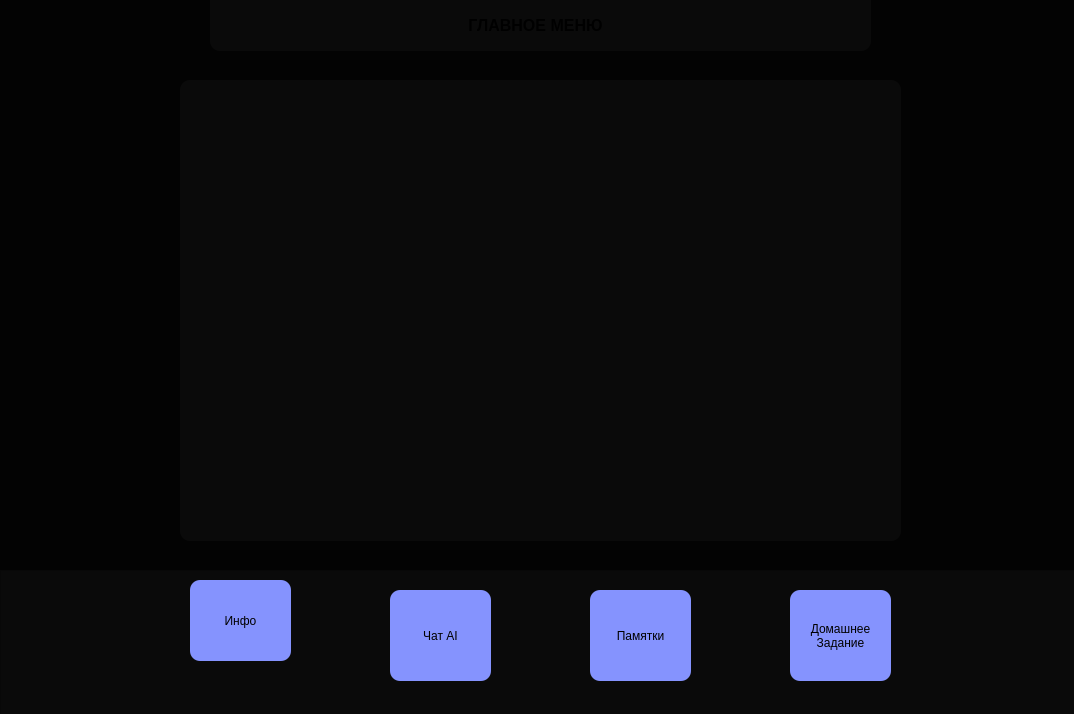
<?xml version="1.0" encoding="UTF-8"?>
<ui version="4.0">
 <class>InfoWindow</class>
 <widget class="QMainWindow" name="InfoWindow">
  <property name="geometry">
   <rect>
    <x>0</x>
    <y>0</y>
    <width>1074</width>
    <height>714</height>
   </rect>
  </property>
  <property name="minimumSize">
   <size>
    <width>1074</width>
    <height>714</height>
   </size>
  </property>
  <property name="maximumSize">
   <size>
    <width>1074</width>
    <height>714</height>
   </size>
  </property>
  <property name="windowTitle">
   <string>SHelper</string>
  </property>
  <property name="windowIcon">
   <iconset resource="../qr/shelper.qrc">
    <normaloff>:/icons/C:/Users/user/Downloads/вариантиконки1-_1_.ico</normaloff>:/icons/C:/Users/user/Downloads/вариантиконки1-_1_.ico</iconset>
  </property>
  <property name="styleSheet">
   <string notr="true">background-color: #030303;</string>
  </property>
  <widget class="QWidget" name="centralwidget">
   <widget class="QFrame" name="frame">
    <property name="geometry">
     <rect>
      <x>0</x>
      <y>570</y>
      <width>1081</width>
      <height>151</height>
     </rect>
    </property>
    <property name="styleSheet">
     <string notr="true">background-color: #0a0a0a;</string>
    </property>
    <property name="frameShape">
     <enum>QFrame::Shape::StyledPanel</enum>
    </property>
    <property name="frameShadow">
     <enum>QFrame::Shadow::Raised</enum>
    </property>
    <widget class="QPushButton" name="infoButton">
     <property name="geometry">
      <rect>
       <x>190</x>
       <y>10</y>
       <width>101</width>
       <height>81</height>
      </rect>
     </property>
     <property name="styleSheet">
      <string notr="true">QPushButton{
	border:3px;
	border-radius:10px;
	background: #8593fe;
	font: 700 12pt &quot;Arial&quot;;
}
QPushButton:pressed{
	border:3px;
	border-radius:10px;
	background-color: #5c66b1;
	font: 700 12pt &quot;Arial&quot;;
}</string>
     </property>
     <property name="text">
      <string>Инфо</string>
     </property>
    </widget>
    <widget class="QPushButton" name="aiButton">
     <property name="geometry">
      <rect>
       <x>390</x>
       <y>20</y>
       <width>101</width>
       <height>91</height>
      </rect>
     </property>
     <property name="styleSheet">
      <string notr="true">QPushButton{
	border:3px;
	border-radius:10px;
	background: #8593fe;
	font: 700 12pt &quot;Arial&quot;;
	margin-top: 0;
}
QPushButton:hover{
	margin-top: 5px;
}
QPushButton:pressed{
	border:3px;
	border-radius:10px;
	background-color: #5c66b1;
	font: 700 12pt &quot;Arial&quot;;
}</string>
     </property>
     <property name="text">
      <string>Чат AI</string>
     </property>
    </widget>
    <widget class="QPushButton" name="memoButton">
     <property name="geometry">
      <rect>
       <x>590</x>
       <y>20</y>
       <width>101</width>
       <height>91</height>
      </rect>
     </property>
     <property name="styleSheet">
      <string notr="true">QPushButton{
	border:3px;
	border-radius:10px;
	background: #8593fe;
	font: 700 12pt &quot;Arial&quot;;
	margin-top: 0;
}
QPushButton:hover{
	margin-top: 5px;
}
QPushButton:pressed{
	border:3px;
	border-radius:10px;
	background-color: #5c66b1;
	font: 700 12pt &quot;Arial&quot;;
}</string>
     </property>
     <property name="text">
      <string>Памятки</string>
     </property>
    </widget>
    <widget class="QPushButton" name="homeworkButton">
     <property name="geometry">
      <rect>
       <x>790</x>
       <y>20</y>
       <width>101</width>
       <height>91</height>
      </rect>
     </property>
     <property name="styleSheet">
      <string notr="true">QPushButton{
	border:3px;
	border-radius:10px;
	background: #8593fe;
	font: 700 12pt &quot;Arial&quot;;
	margin-top: 0;
}
QPushButton:hover{
	margin-top: 5px;
}
QPushButton:pressed{
	border:3px;
	border-radius:10px;
	background-color: #5c66b1;
	font: 700 12pt &quot;Arial&quot;;
}</string>
     </property>
     <property name="text">
      <string>Домашнее
Задание</string>
     </property>
    </widget>
   </widget>
   <widget class="QFrame" name="frame_2">
    <property name="geometry">
     <rect>
      <x>210</x>
      <y>-10</y>
      <width>661</width>
      <height>61</height>
     </rect>
    </property>
    <property name="styleSheet">
     <string notr="true">background-color: #0a0a0a;
border:50px;
border-radius:10px;</string>
    </property>
    <property name="frameShape">
     <enum>QFrame::Shape::StyledPanel</enum>
    </property>
    <property name="frameShadow">
     <enum>QFrame::Shadow::Raised</enum>
    </property>
    <widget class="QLabel" name="label">
     <property name="geometry">
      <rect>
       <x>0</x>
       <y>20</y>
       <width>651</width>
       <height>31</height>
      </rect>
     </property>
     <property name="text">
      <string>&lt;html&gt;&lt;head/&gt;&lt;body&gt;&lt;p align=&quot;center&quot;&gt;&lt;span style=&quot; font-size:12pt; font-weight:700;&quot;&gt;ГЛАВНОЕ МЕНЮ&lt;/span&gt;&lt;/p&gt;&lt;/body&gt;&lt;/html&gt;</string>
     </property>
    </widget>
   </widget>
   <widget class="QFrame" name="frame_3">
    <property name="geometry">
     <rect>
      <x>180</x>
      <y>80</y>
      <width>721</width>
      <height>461</height>
     </rect>
    </property>
    <property name="styleSheet">
     <string notr="true">background-color: #0a0a0a;
border:50px;
border-radius:10px;</string>
    </property>
    <property name="frameShape">
     <enum>QFrame::Shape::StyledPanel</enum>
    </property>
    <property name="frameShadow">
     <enum>QFrame::Shadow::Raised</enum>
    </property>
    <widget class="QLabel" name="label_2">
     <property name="geometry">
      <rect>
       <x>20</x>
       <y>30</y>
       <width>691</width>
       <height>361</height>
      </rect>
     </property>
     <property name="text">
      <string/>
     </property>
     <property name="wordWrap">
      <bool>true</bool>
     </property>
    </widget>
    <widget class="QPushButton" name="bugButton">
     <property name="geometry">
      <rect>
       <x>670</x>
       <y>420</y>
       <width>41</width>
       <height>31</height>
      </rect>
     </property>
     <property name="text">
      <string/>
     </property>
     <property name="icon">
      <iconset resource="../qr/shelper.qrc">
       <normaloff>:/icons/C:/Users/user/Downloads/icons8-bug-90.png</normaloff>:/icons/C:/Users/user/Downloads/icons8-bug-90.png</iconset>
     </property>
     <property name="iconSize">
      <size>
       <width>30</width>
       <height>30</height>
      </size>
     </property>
    </widget>
   </widget>
  </widget>
 </widget>
 <resources>
  <include location="../qr/shelper.qrc"/>
 </resources>
 <connections/>
</ui>
